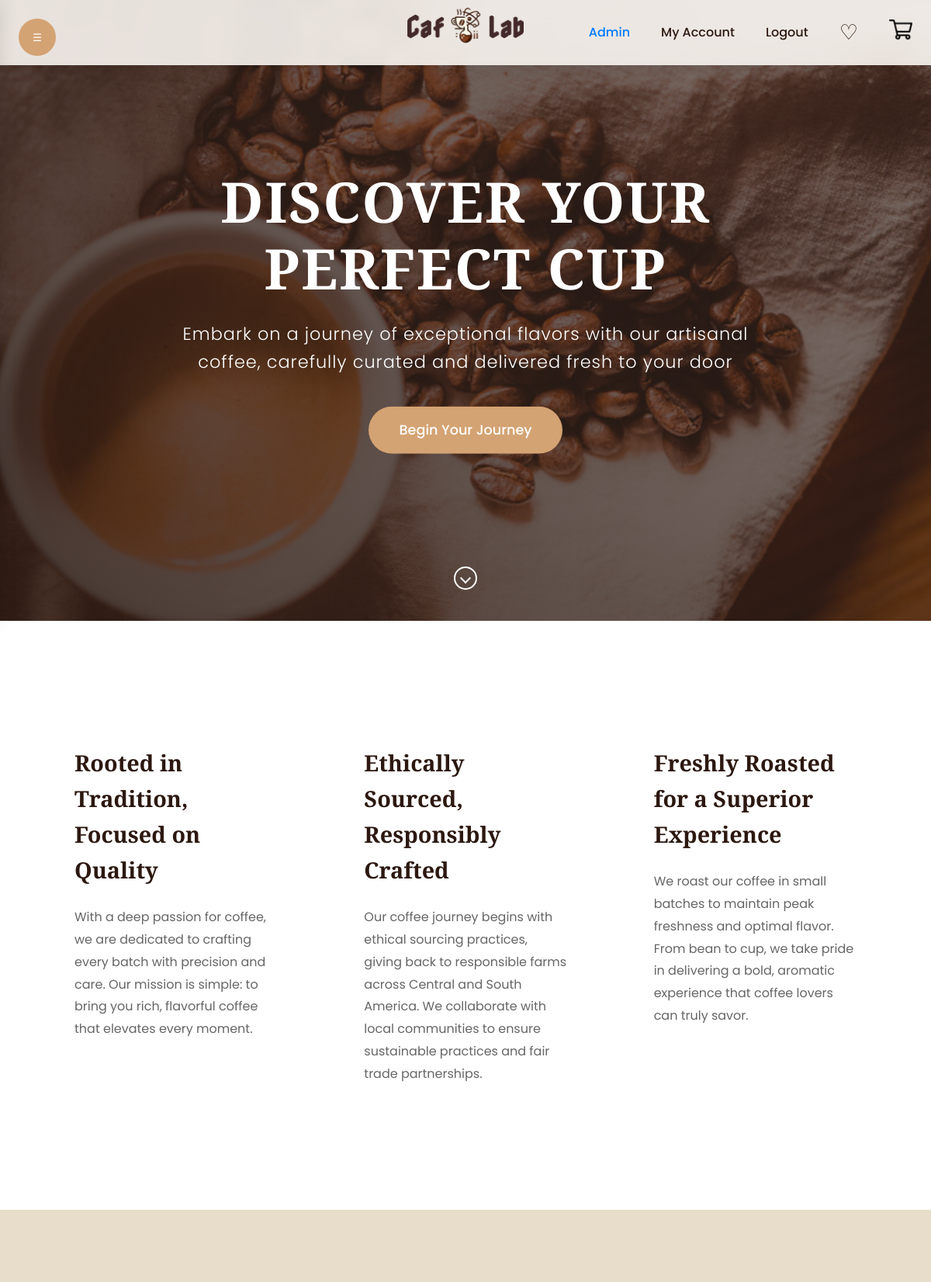
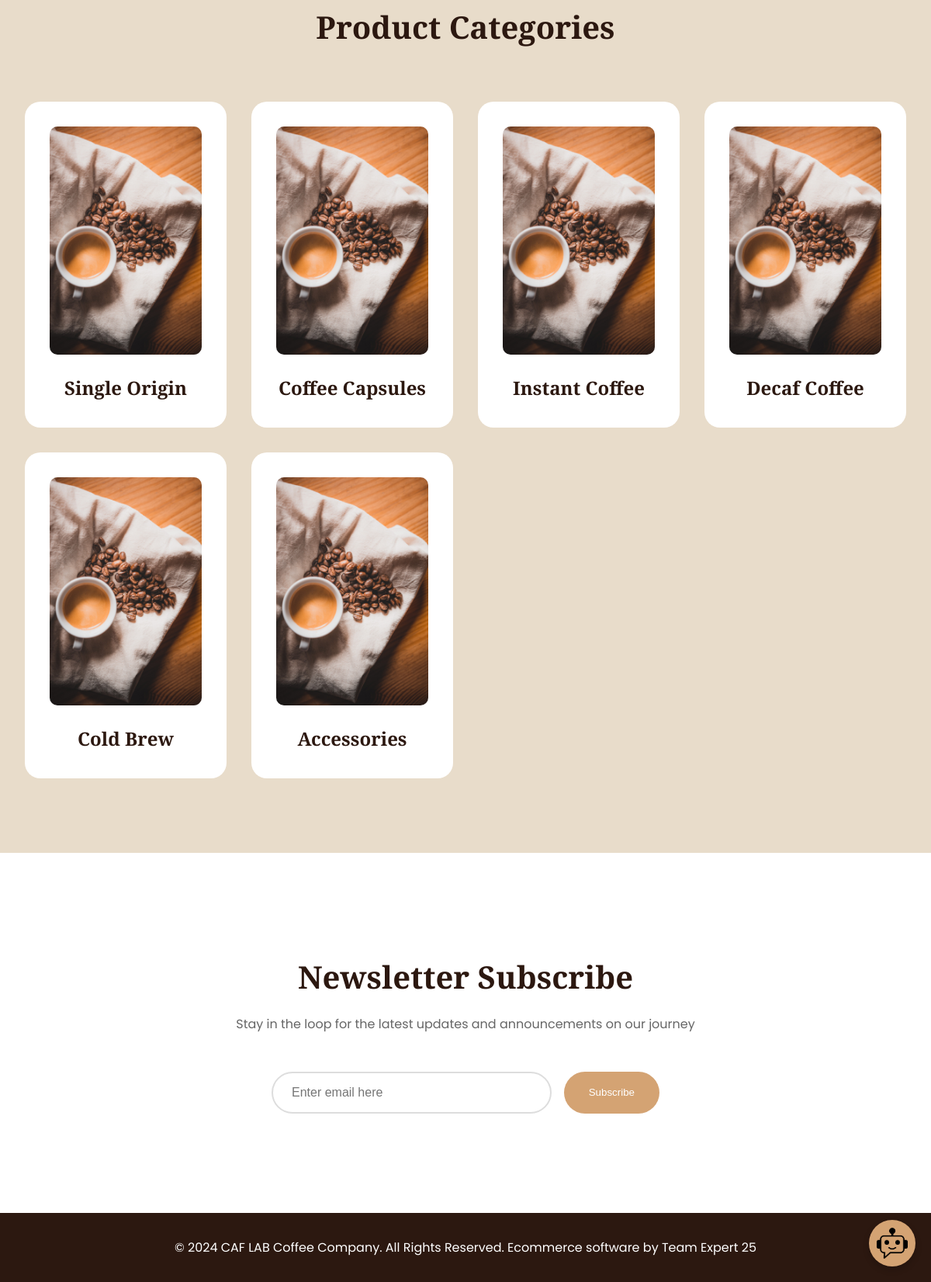
Screenshot of /CaflabProject/public/home.php (signed in) with the database file from the repository (2 pictures, top to bottom).
### tables this page shows
CREATE TABLE Category (
    category_id INT NOT NULL AUTO_INCREMENT,
    name VARCHAR(255) NOT NULL,
    PRIMARY KEY (category_id)
);

### CaflabProject/public/home.php (the view, shortened to what this page needs)
<!DOCTYPE html>
<html lang="en">
<head>
    <link href="https://unpkg.com/aos@2.3.1/dist/aos.css" rel="stylesheet">
    <link rel="stylesheet" href="css/home.css">
</head>
<body>
<?php
include 'navbar.php';
?>
<?php include 'basket_include.php'; ?>
<?php include 'Chatbot.php'; ?>
    <main>
        <section class="hero">
            <img src="/Team-Project-255/assets/images/coffeebeans.jpeg" alt="Artisanal coffee preparation" class="hero-image">
            <div class="hero-content">
                <h2>Discover Your Perfect Cup</h2>
                <p>Embark on a journey of exceptional flavors with our artisanal coffee, carefully curated and delivered
                    fresh to your door</p>
                <a href="products.php" class="cta-button" tabindex="0">Begin Your Journey</a>
            </div>
            <div class="hero-scroll-indicator">
                <div class="scroll-arrow"></div>
            </div>
        </section>
        <section class="features">
            <div class="feature" data-aos="fade-up">
                <h3>Rooted in Tradition, Focused on Quality</h3>
                <p>With a deep passion for coffee, we are dedicated to crafting every batch with precision and care.
                    Our mission is simple: to bring you rich, flavorful coffee that elevates every moment.</p>
            </div>
            <div class="feature" data-aos="fade-up" data-aos-delay="100">
                <h3>Ethically Sourced, Responsibly Crafted</h3>
                <p>Our coffee journey begins with ethical sourcing practices, giving back to responsible farms across
                    Central and South America. We collaborate with local communities to ensure sustainable practices and
                    fair trade partnerships.</p>
            </div>
            <div class="feature" data-aos="fade-up" data-aos-delay="200">
                <h3>Freshly Roasted for a Superior Experience</h3>
                <p>We roast our coffee in small batches to maintain peak freshness and optimal flavor.
                    From bean to cup, we take pride in delivering a bold, aromatic experience that coffee lovers can truly savor.</p>
            </div>
        </section>
        <section class="categories">
            <h2 data-aos="fade-up">Product Categories</h2>
            <div class="category-grid">
                <?php
                try {
                    $conn = getConnection();
                    $stmt = $conn->query("SELECT * FROM Category");
                    $categories = $stmt->fetchAll(PDO::FETCH_ASSOC);
                    foreach ($categories as $category) {
                        $categoryName = htmlspecialchars($category['name']);
                        $categoryImages = [
                            'Single Origin' => 'Ethiopian_coffee',
                            'Accessories' => 'Coffee_pods',
                            'Coffee Capsules' => 'chocolatepods',
                            'Instant Coffee' => 'coffeebeans',
                            'Decaf Coffee' => 'Brazagian_coffee',
                            'Coffee' => 'Colombian_Coffee'
                        ];
                        $imageFileName = isset($categoryImages[$categoryName]) ? $categoryImages[$categoryName] : 'coffeebeans';
                        $imageUrl = '/Team-Project-255/assets/images/' . $imageFileName . ($imageFileName === 'coffeebeans' ? '.jpeg' : '.png');
                        echo <<<HTML
                        <a href="products.php?category={$categoryName}" class="category-card" data-aos="fade-up" tabindex="0">
                            <img src="{$imageUrl}" alt="{$categoryName} coffee category" onerror="this.src='/Team-Project-255/assets/images/coffeebeans.jpeg'">
                            <h3>{$categoryName}</h3>
                        </a>
                        HTML;
                    }
                } catch (PDOException $e) {
                    echo "Error: " . $e->getMessage();
                }
                ?>
            </div>
        </section>
        <section class="newsletter">
            <h2 data-aos="fade-up">Newsletter Subscribe</h2>
            <p data-aos="fade-up">Stay in the loop for the latest updates and announcements on our journey</p>
            <form data-aos="fade-up" data-aos-delay="100">
                <input type="email" placeholder="Enter email here" required>
                <button type="submit" tabindex="0">Subscribe</button>
            </form>
        </section>
    </main>
    <footer>
        <p>© 2024 CAF LAB Coffee Company. All Rights Reserved. Ecommerce software by Team Expert 25</p>
    </footer>
</body>
</html>

### CaflabProject/public/css/home.css (style rules this page uses)
:root { --primary: #8B7355; --secondary: #E8DCCA; --accent: #D4A373; --text: #2C1810; --background: #FAF6F1; --white: #FFFFFF; }
* { margin: 0; padding: 0; box-sizing: border-box; }
body { background-color: var(--background); color: var(--text); font-family: 'Poppins', sans-serif; line-height: 1.6; overflow-x: hidden; min-height: 100vh; display: flex; flex-direction: column; }
h1, h2, h3, h4 { font-family: 'Playfair Display', serif; font-weight: 700; }
.categories { padding: 6rem 2rem; background: var(--secondary); position: relative; z-index: 1; }
.categories h2 { text-align: center; font-size: 2.5rem; margin-bottom: 4rem; color: var(--text); }
.category-grid { display: grid; grid-template-columns: repeat(auto-fit, minmax(250px, 1fr)); gap: 2rem; max-width: 1400px; margin: 0 auto; }
.category-card { background: var(--white); padding: 2rem; border-radius: 20px; text-align: center; transition: all 0.3s ease; cursor: pointer; display: flex; flex-direction: column; align-items: center; text-decoration: none; }
.category-card img { width: 100%; max-width: 200px; height: auto; border-radius: 10px; margin-bottom: 1.5rem; }
.category-card h3 { font-size: 1.5rem; color: var(--text); margin-bottom: 0; }
.hero { position: relative; height: 100vh; overflow: hidden; background-color: var(--text); padding-top: 0; }
.hero-image { width: 100%; height: 100%; object-fit: cover; opacity: 0.8; transform: scale(1.1); animation: heroZoom 20s ease infinite alternate; }
.hero::after { content: ''; position: absolute; top: 0; left: 0; width: 100%; height: 100%; background: linear-gradient(45deg, rgba(44, 24, 16, 0.8), rgba(44, 24, 16, 0.4)); }
.hero-content { position: absolute; top: 50%; left: 50%; transform: translate(-50%, -50%); text-align: center; color: var(--white); z-index: 2; width: 90%; max-width: 800px; }
.hero-content h2 { font-size: 4.5rem; margin-bottom: 1.5rem; line-height: 1.2; text-transform: uppercase; letter-spacing: 2px; animation: fadeInUp 1s ease forwards; opacity: 0; transform: translateY(30px); }
.hero-content p { font-size: 1.4rem; margin-bottom: 2.5rem; opacity: 0; transform: translateY(30px); animation: fadeInUp 1s ease 0.3s forwards; font-weight: 300; letter-spacing: 1px; }
.cta-button { display: inline-block; background: var(--accent); color: var(--white); padding: 1rem 2.5rem; border-radius: 50px; text-decoration: none; font-weight: 500; font-size: 1.1rem; transition: all 0.3s ease; opacity: 0; transform: translateY(30px); animation: fadeInUp 1s ease 0.6s forwards; }
.hero-scroll-indicator { position: absolute; bottom: 40px; left: 50%; transform: translateX(-50%); z-index: 2; opacity: 0; animation: fadeIn 1s ease 1s forwards; }
.hero-scroll-indicator .scroll-arrow { width: 30px; height: 30px; border: 2px solid var(--white); border-radius: 50%; position: relative; animation: bounce 2s infinite; }
.hero-scroll-indicator .scroll-arrow::before { content: ''; position: absolute; top: 50%; left: 50%; width: 8px; height: 8px; border-left: 2px solid var(--white); border-bottom: 2px solid var(--white); transform: translate(-50%, -50%) rotate(-45deg); }
.features { display: grid; grid-template-columns: repeat(auto-fit, minmax(300px, 1fr)); gap: 3rem; padding: 8rem 4rem; background: var(--white); }
.feature { text-align: left; padding: 2rem; border-radius: 20px; transition: all 0.3s ease; position: relative; overflow: hidden; }
.feature::before { content: ''; position: absolute; top: 0; left: 0; width: 4px; height: 0; background: var(--accent); transition: height 0.3s ease; }
.feature h3 { font-size: 1.8rem; margin-bottom: 1.5rem; color: var(--text); }
.feature p { color: #666; line-height: 1.8; }
.newsletter { background: var(--white); padding: 8rem 2rem; text-align: center; }
.newsletter h2 { font-size: 2.5rem; margin-bottom: 1rem; }
.newsletter p { color: #666; margin-bottom: 3rem; max-width: 600px; margin-left: auto; margin-right: auto; }
.newsletter form { max-width: 500px; margin: 0 auto; display: flex; gap: 1rem; }
.newsletter input { flex: 1; padding: 1rem 1.5rem; border: 2px solid #ddd; border-radius: 50px; font-size: 1rem; transition: all 0.3s ease; }
.newsletter button { background: var(--accent); color: var(--white); border: none; padding: 1rem 2rem; border-radius: 50px; cursor: pointer; font-weight: 500; transition: all 0.3s ease; }
footer { background: var(--text); color: var(--white); text-align: center; padding: 2rem; margin-top: auto; }

### rows the page displays
category: name "Single Origin"
category: name "Coffee Capsules"
category: name "Instant Coffee"
category: name "Decaf Coffee"
category: name "Cold Brew"
category: name "Accessories"
